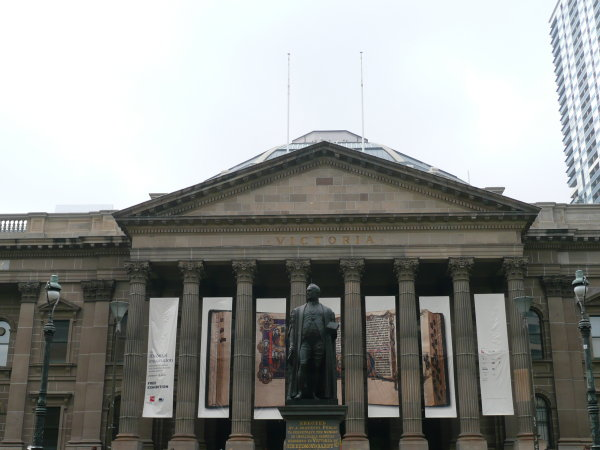
%> input picture vision/hw3/mosaic/11.jpg, 600 x 450 px
$ octave pma_demo.m   (GNU Octave 9; MATLAB toolbox functions it lacks are replaced by stand-ins)
%> lines starting %> are read from the running program, lines starting %| are printed output that depends on the picture
%> further down, I is the input picture: size 450x600x3 uint8; mean R, G, B 145.6, 147.2, 144.3
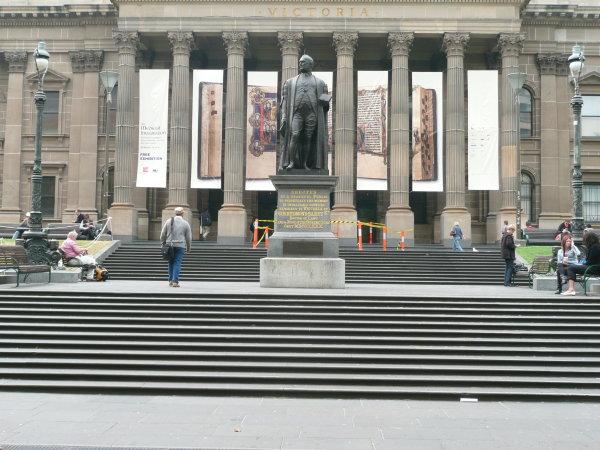
%> input picture vision/hw3/mosaic/12.jpg, 600 x 450 px
%> further down, I2 is the input picture: size 450x600x3 uint8; mean R, G, B 141.1, 141.3, 135.2
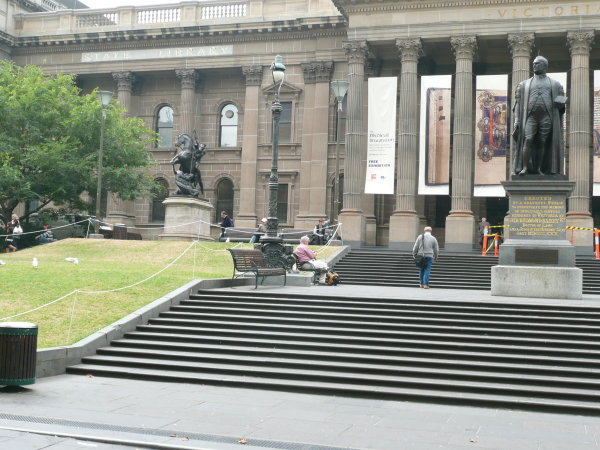
%> input picture vision/hw3/mosaic/13.jpg, 600 x 450 px
%> further down, I3 is the input picture: size 450x600x3 uint8; mean R, G, B 142.3, 145.3, 134.5
### vision/hw3/mosaic/mymosaic.m
function img_mosaic = mymosaic(img_input)


I = img_input{1};
len = length(img_input);
%> len = 3
Homos = cell(len,1);
%> Homos = {[], [], []}
%% base transform for the first image
Homos{1} = eye(3,3);
% find transform for each picture to the base image ( which is the first
% one)
for i = 2: numel(img_input)
    H = getHomography(img_input{i-1}, img_input{i},1);
    Homos{i} = Homos{i-1}*H;
end
%> this loop made 2 passes
%> (rmax1 in getHomography, rmax2 in getHomography) on passes 1 to 2: (1.41, 1.41), (1.41, 1.41)
%> pass 1, in getHomography, `i2 = rgb2gray(I2);`:
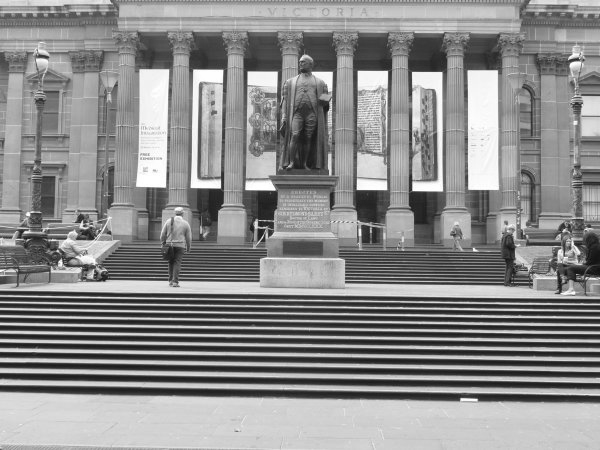
%> i2: size 450x600 double; min 0.0324, max 1, mean 0.551
%> pass 1, in getHomography, `text(x_2,y_2,labels2,'Color', [1 1 0]);`:
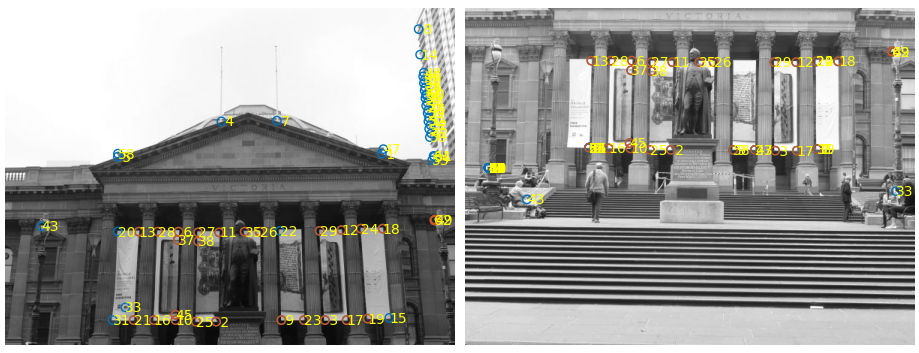
%> figure redrawn from the program's plot data, 2 panels
%> pass 1, in mymosaic, `H = getHomography(img_input{i-1}, img_input{i},1);`:
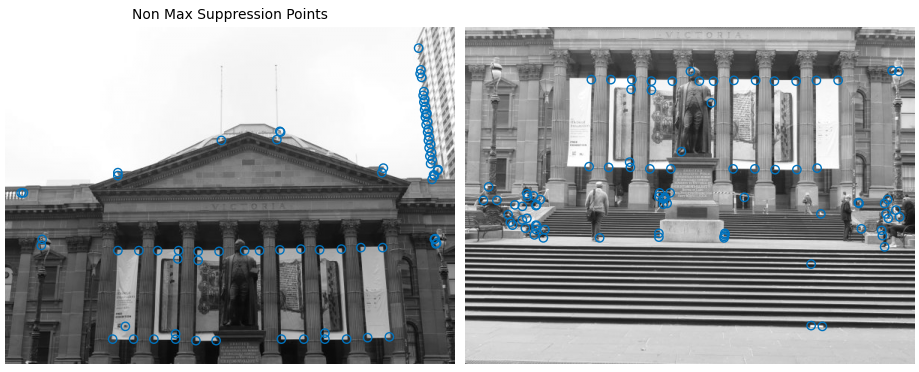
%> figure redrawn from the program's plot data, 2 panels
%> pass 2, in getHomography (call 2), `text(x_2,y_2,labels2,'Color', [1 1 0]);`:
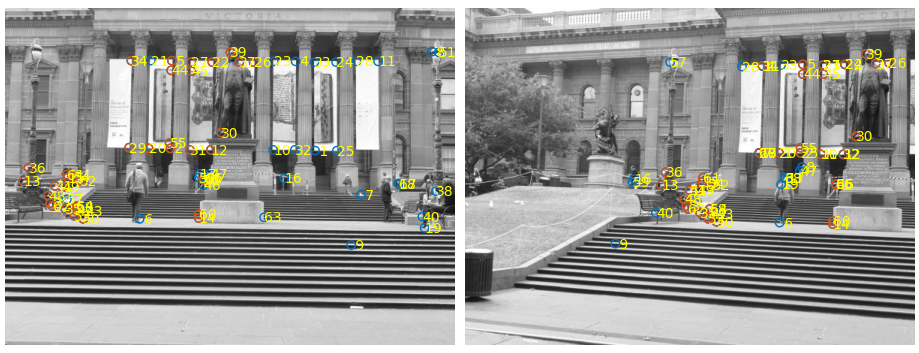
%> figure redrawn from the program's plot data, 2 panels
%> pass 2, in mymosaic, `H = getHomography(img_input{i-1}, img_input{i},1);`:
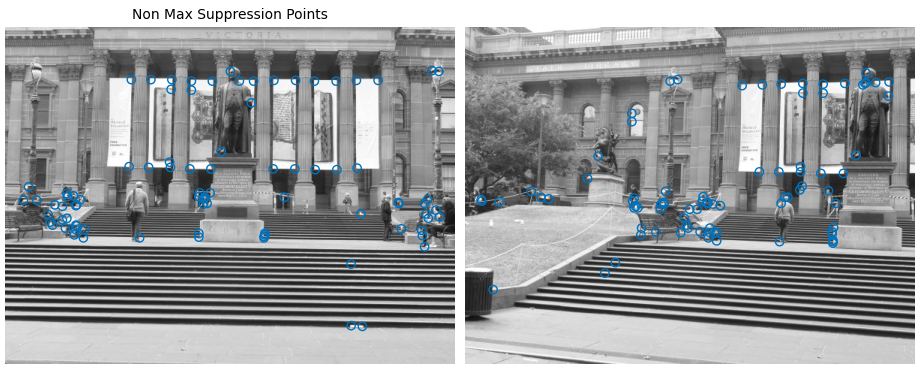
%> figure redrawn from the program's plot data, 2 panels
%> after the loop, Homos = {[1 0 0; 0 1 0; 0 0 1], [-0.00412 0.000385 -0.0771; 5.19e-05 -0.00365 -0.997; -2.89e-09 1.37e-06 -0.00427], [-1.7e-05 1.52e-06 0.00377; -2.21e-06 -1.42e-05 -0.00276; -5.55e-09 5.19e-09 -1.41e-05]}

for i = 1:len
    [nr ,nc, nz] = size(img_input{i});
    [xlim(i,:), ylim(i,:)] = apply_homography(Homos{i}, [1 1 nc nc]', [1 nr 1 nr]');
end
%> this loop made 3 passes
%> q1 in apply_homography on passes 1 to 3: [1 1 600 600; 1 450 1 450; 1 1 1 1], [18.95 -25.17 597 650.7; 234.5 723.6 227.1 714.8; 1 1 1 1], [-265.4 -375.5 367.1 378.7; 196.7 774.5 235.2 692; 1 1 1 1]
%> after the loop, xlim = [1 1 600 600; 18.95 -25.17 597 650.7; -265.4 -375.5 367.1 378.7]; ylim = [1 450 1 450; 234.5 723.6 227.1 714.8; 196.7 774.5 235.2 692]
%% to find the middle picture
avgXLim = mean(xlim, 2);
%> avgXLim = [300.5; 310.4; 26.25]
[~, idx] = sort(avgXLim);
%> idx = [3; 1; 2]
center_idx = floor((len+1)/2);
%> center_idx = 2
center_img_idx = idx(center_idx);
%> center_img_idx = 1
%% find inverse transform of middle transform and apply it to all subsequent transforms
homo_inv = inv(Homos{center_img_idx});
%> homo_inv = [1 0 0; 0 1 0; 0 0 1]
for i = 1:len
    Homos{i} = homo_inv*Homos{i};
end
%> this loop made 3 passes
%% Find new limits of panaorama
for i = 1:len
    [ nr, nc, nz] = size(img_input{i});
    [xlim(i,:), ylim(i,:)] = apply_homography(Homos{i}, [1 1 nc nc]', [1 nr 1 nr]');
end
%% finding limits for panorama

xMin = min([1; xlim(:)]);
%> xMin = -375.5
xMax = max([nc ; xlim(:)]);
%> xMax = 650.7

yMin = min([1; ylim(:)]);
%> yMin = 1
yMax = max([nr; ylim(:)]);
%> yMax = 774.5

width  = round(xMax - xMin);
%> width = 1026
height = round(yMax - yMin);
%> height = 773

xpanLimits =[xMin xMax];
%> xpanLimits = [-375.5 650.7]
ypanLimits =[yMin yMax];
%> ypanLimits = [1 774.5]

%%initialize panorama

panorama = zeros([height width 3]);
%> panorama: size 773x1026x3 double; every value is 0
%% image reference
View = imref2d([height width], xpanLimits, ypanLimits);

%> the run ends on the next line
blender = vision.AlphaBlender('Operation', 'Binary mask', ...
    'MaskSource', 'Input port');

for i = 1:len
    I = im2double(img_input{i});
    warpedImage = imwarp(I,projective2d(Homos{i}.'), 'OutputView', View);
    panorama = step(blender, panorama, warpedImage, warpedImage(:,:,1));
end
img_mosaic = panorama;
% figure;
% imshow(img_mosaic);
end

### vision/hw3/mosaic/getHomography.m
function [H] = getHomography(I,I2,show_matching)

I = im2double(I);
I2 = im2double(I2);

i1 = rgb2gray(I);
i2 = rgb2gray(I2);

C1 = abs(cornermetric(i1));
C2 = abs(cornermetric(i2));
figure;
subplot(1,2,1);
imshow(C1);
subplot(1,2,2);
imshow(C2);


[y1, x1, rmax1] = anms(C1,450);
[y2, x2, rmax2] = anms(C2,450);


p1 = feat_desc(i1,y1,x1);
p2 = feat_desc(i2,y2,x2);

m = feat_match(p1,p2);
corr = [ (1:length(m))', m];
idx_corr = corr(corr(:,2) > 0,:);

x_1 = x1(idx_corr(:,1));
y_1 = y1(idx_corr(:,1));

x_2 = x2(idx_corr(:,2));
y_2 = y2(idx_corr(:,2));


[H, inlier_ind] = ransac_est_homography(y_1,x_1, y_2, x_2,10);

if(show_matching)
    figure;
    subplot(1,2,1); imshow(i1);
    hold on;
    scatter(x_1,y_1,'bo');
    labels1 = cellstr(num2str((1:length(x_1)).'));
    %% ransac matches
    scatter(x_1(inlier_ind),y_1(inlier_ind),'ro');
    text(x_1,y_1, labels1, 'Color',[1 1 0]);
    subplot(1,2,2);
    imshow(i2);
    hold on;
    scatter(x_2,y_2,'bo');
    %ransac matches
    scatter(x_2(inlier_ind), y_2(inlier_ind),'ro');
    labels2 = cellstr(num2str((1:length(x_2)).'));
    text(x_2,y_2,labels2,'Color', [1 1 0]);
    hold off;

figure;
subplot(1,2,1);
imshow(i1);
hold on;
scatter(x1,y1,'yo');
title('Non Max Suppression Points');
subplot(1,2,2);
imshow(i2);
hold on;
scatter(x2,y2,'yo');
end

end

### vision/hw3/mosaic/anms.m
function [y, x, rmax] = anms(cimg, max_pts)
%% imregionalmax get rid of corners
[nx, ny] = size(cimg);
map(1,:) = reshape(cimg, 1,nx*ny);
map(2,:) = zeros(1,nx*ny); % radii

% threshold = mean(min((cimg))) + 2* mean(mean((cimg)));
threshold = mean(max((cimg)));


for (i = 1:nx*ny)
         if(map(1,i) > threshold)
             [I,J] = find(cimg > map(1,i));
             %faster than ind2sub
             if (isempty([I,J]))
                 map(2,i) = Inf;
                 continue;
             end
             r  = mod(i -1,nx) +1;
             c =  (i-r)/nx +1;
             map(2,i) = min(sqrt((I -r).^2 + (J -c).^2));
         else
             map(2,i) = -Inf;
         end

end

map(3,:) = [1:nx*ny];
map = map';
%% sort second column (radii) in descending order
map = sortrows(map,-2);
repeated_radius = find(map(:,2) == map(max_pts,2));

if(size(repeated_radius,1) > 1)
    max_pts = max_pts - (max_pts - min(repeated_radius)) -1;
end
lin = map(1:max_pts,3);
valid_points = map(1:max_pts,:);
[y, x] = ind2sub([nx ny], lin);
x(((x -20) < 1) | ((x +20) > ny) | ((y -20) < 1) | ((y+20)> nx)) = -1;
y(((x -20) < 1) | ((x +20) > ny)| ((y -20) < 1) | ((y+20)> nx)) = -1;

y(y== -1) = [];
x(x == -1) = [];
%% we had to flip the indicies
idx = y(end) + (x(end)-1)*nx;
%% find which radius matches the new index max radius
rmax = valid_points(valid_points(:,3) == idx,2);
end

### vision/hw3/mosaic/feat_match.m
function m = feat_match(p1,p2)
%abitrary theshold
%%
threshold = .95;
[ ~ , col] = size(p1);
p1 = p1';
p2 = p2';
m = -1*ones(col,1);
%%
for i = 1:col
    %search for closest distance between descriptors
    [idx1, SSD1] = dsearchn(p2, p1(i,:));
%% remove closest neighbor
    p_t = p2;
    p_t(idx1,:) = [];
%% search for second closest neighbor
    [idx2, SSD2] = dsearchn(p_t, p1(i,:));
%% test to see if closest neighbor is good unique feature descriptor
    if( SSD1/SSD2 <= threshold)
        m(i) = idx1;
    else
        %if it isnt set index to -1
        m(i) = -1;
    end
end
end

### vision/hw3/mosaic/est_homography.m
function H = est_homography(X,Y,x,y)
% H = est_homography(X,Y,x,y)
% Compute the homography matrix from source(x,y) to destination(X,Y)
%
%    X,Y are coordinates of destination points
%    x,y are coordinates of source points
%    X/Y/x/y , each is a vector of n*1, n>= 4
%
%    H is the homography output 3x3
%   (X,Y, 1)^T ~ H (x, y, 1)^T

A = zeros(length(x(:))*2,9);

for i = 1:length(x(:)),
 a = [x(i),y(i),1];
 b = [0 0 0];
 c = [X(i);Y(i)];
 d = -c*a;
 A((i-1)*2+1:(i-1)*2+2,1:9) = [[a b;b a] d];
end

[U S V] = svd(A);
h = V(:,9);
H = reshape(h,3,3)';

### vision/hw3/mosaic/ransac_est_homography.m
function [H, inlier_ind] = ransac_est_homography(y1,x1,y2,x2,thresh)
% take 4 at random and est homography
% go through all the other points see if reprojects within threshold
 %save set of inliers within distance threshold and the max number
% if  new set has more inliers save the new inliers and new max
% run ~1000 times
% at the end recompute H with max num inliers set
inlier_ind = [];
%% pts1 IS SOURCE

%% pts2 is destination

%%  pts2 = H (pts1)

for (i = 1:5000)
    % take 4 random points from
    rand_idx = randsample(size(x2,1),4);

    fit_H = est_homography(x1(rand_idx), y1(rand_idx), x2(rand_idx), y2(rand_idx));
    [estX estY] =  apply_homography(fit_H, x2, y2);

    SSD = ((x1 - estX).^2 + (y1 - estY).^2);
    errorx = x1 - estX;
    errory = y1 - estY;
    inliers = (SSD <= thresh);

    if (sum(inliers) > sum(inlier_ind))
        inlier_ind = inliers;
    end

end

H = est_homography(x1(inlier_ind), y1(inlier_ind), x2(inlier_ind), y2(inlier_ind));
end

### vision/hw3/mosaic/apply_homography.m
function [X, Y] = apply_homography(H, x, y)
% [X, Y] = apply_homography(H, x, y)
% Use homogrphay matrix H to compute position (x,y) in the source image to
% the position (X,Y) in the destination image
%
% Input
%   H : 3*3 homography matrix, refer to setup_homography
%   x : the column coords vector, n*1, in the source image
%   y : the column coords vector, n*1, in the source image
% Output
%   X : the column coords vector, n*1, in the destination image
%   Y : the column coords vector, n*1, in the destination image

p1 = [x'; y'; ones(1, length(x))];
q1 = H*p1;
q1 = q1./[q1(3, :); q1(3,:); q1(3, :)];

X = q1(1,:)';
Y = q1(2, :)';

### vision/hw3/mosaic/feat_desc.m
function p = feat_desc(im,y,x)
%take 40 by 40 window
% imgaussfilt to blur it
% take every 5th pixel to make 8x8
%normalize by  taking x- mean(x)/ std(x-mean(x)
%%
% lin = sub2ind(size(I), y', x');
% des_list = im(lin);
im = im2double(im);
%% 40 x 40 window for each point
for i = 1:size(y,1)
     filt_win = imgaussfilt(im((y(i) - 20):(y(i) + 19),(x(i)-20):(x(i)+19)),1);
     sampled_win = filt_win(1:5:end, 1:5:end);
     sampled_win = sampled_win - mean(sampled_win(:));
     sampled_win =  sampled_win/std(sampled_win(:));
     p(:,i) = reshape(sampled_win,[64,1]);
end

end

### vision/hw3/mosaic/pma_demo.m
I = imread('11.jpg');
I2 = imread('12.jpg');
I3 = imread('13.jpg');
img_input = cell(3,1);

img_input{1} = I;
img_input{2} = I2;
img_input{3} = I3;

[mosaic] = mymosaic(img_input);
